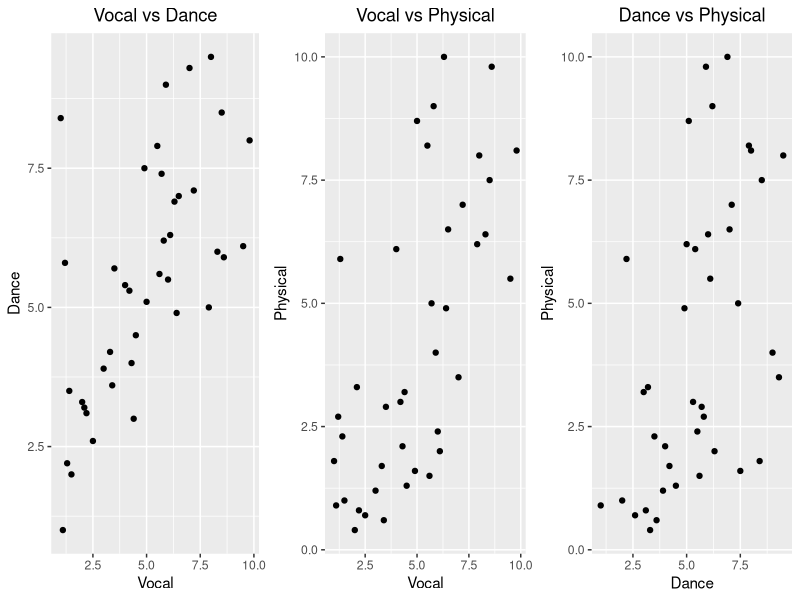
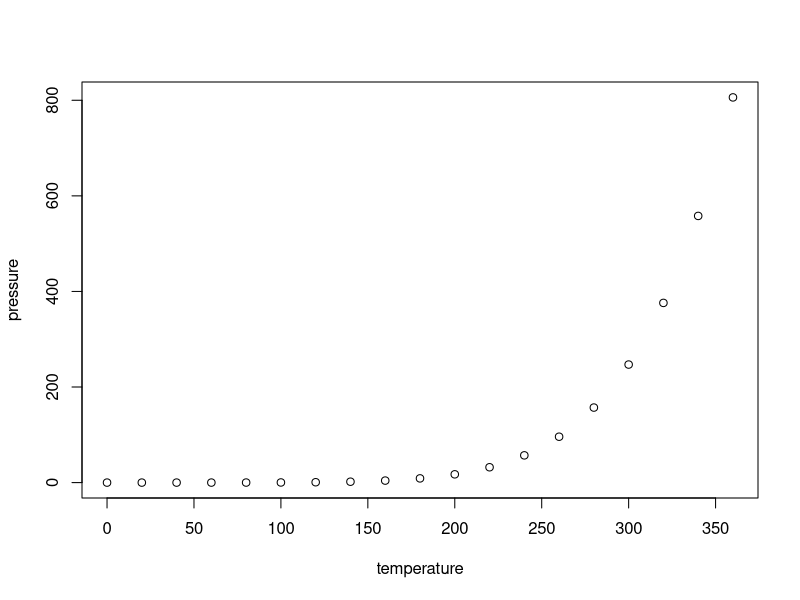

Source code (R) for these figures, in order:
## ---- chunk 1
# %\let\cite\citep
# % from \citep to \cite to cite in author style, e.g. [Mule, 2008]

# % \bibliographystyle{plainnat}
# %\citep: citation in parentheses, e.g. [Mule, 2008]
# %\citet: citation as author, e.g. Mule [2008]
# %\cite: citation as author, \citet by default 
## ---- chunk 2
knitr::opts_chunk$set(echo = TRUE, warning = FALSE, message = FALSE)

def.chunk.hook <- knitr::knit_hooks$get("chunk")
knitr::knit_hooks$set(chunk = function(x, options) {
  x <- def.chunk.hook(x, options)
  ifelse(options$size != "normalsize", paste0("\n \\", options$size,"\n\n", x, "\n\n \\normalsize"), x)
})

knitr::opts_chunk$set(fig.width=6, fig.align = 'center', fig.pos = "H", out.extra = "")
## ---- chunk 3
# Prevent tibble columns from truncating
options(dplyr.width = Inf)
## ---- chunk 4
library(readxl)
idol_school = read_excel("UNFINISHED_Idol_School_Dataset.xlsx",
                         sheet="Idol_School_Dataset")

# Date of birth (DOB) should be date only, not a full timestamp.
idol_school$DOB = as.Date(idol_school$DOB)

columns_to_show = c("Name_Chn", "Name_Eng", "DOB", 
                    "Vocal", "Dance", "Physical", "Overall")

idol_school[1:10, columns_to_show]
## ---- chunk 5
# idol_school[1:20, columns_to_show]
# idol_school[21:30, columns_to_show]
# idol_school[31:41, columns_to_show]
## ---- chunk 6
# We MUST remove the 41st contestant's scores (all zeros).
idol_school = idol_school[1:40,]
## ---- chunk 7
# Hided the sorted scores

vocal_sorted = sort(idol_school$Vocal, decreasing = TRUE)
dance_sorted = sort(idol_school$Dance, decreasing = TRUE)
physical_sorted = sort(idol_school$Physical, decreasing = TRUE)

combined_all_three = cbind(vocal_sorted, dance_sorted, physical_sorted)
sorted_scores_df = as.data.frame(combined_all_three)

# sorted_scores_df[1:10,] # top-10-sorted-scores
# sorted_scores_df[31:40,] # bottom-10-sorted-scores
## ---- chunk 8
# Combine all three summary tables
vocal_summary = summary(idol_school$Vocal)
dance_summary = summary(idol_school$Dance)
physical_summary = summary(idol_school$Physical)

score_summary = rbind(vocal_summary, dance_summary, physical_summary)
row.names(score_summary) = c("Vocal","Dance","Physical")
print(score_summary)
## ---- chunk 9
vocal_vs_dance = round(cor(idol_school$Vocal, idol_school$Dance), 3)
dance_vs_physical = round(cor(idol_school$Dance, idol_school$Physical), 3)
vocal_vs_physical = round(cor(idol_school$Vocal, idol_school$Physical), 3)

# Use the cat function to output multiple lines at a time
cat(paste0("Correlation of vocal and dance:    ", vocal_vs_dance, "\n",
           "Correlation of dance and physical: ", dance_vs_physical, "\n",
           "Correlation of vocal and physical: ", vocal_vs_physical))
## ---- chunk 10
round(cor(idol_school[,c("Vocal","Dance","Physical")]), 3)
## ---- chunk 11

# UNFINISHED HERE
# 1. Set the x-ticks and y-ticks to c(0, 2.5, 5, 7.5, 10)
# 2. Change the colors and/or shapes of the points (optional)
# 3. Write an appropriate figure caption

library(ggplot2)
library(gridExtra)

scatter1 <- ggplot(data = idol_school, aes(x=Vocal, y=Dance)) + 
  geom_point() + ggtitle("Vocal vs Dance") +
  theme(plot.title = element_text(hjust = 0.5))

scatter2 <- ggplot(data = idol_school, aes(x=Vocal, y=Physical)) +
  geom_point() + ggtitle("Vocal vs Physical") +
  theme(plot.title = element_text(hjust = 0.5))

scatter3 <- ggplot(data = idol_school, aes(x=Dance, y=Physical)) + 
  geom_point() + ggtitle("Dance vs Physical") +
  theme(plot.title = element_text(hjust = 0.5))

grid.arrange(scatter1, scatter2, scatter3, ncol=3)
## ---- chunk 12
library(readxl)
produce_48_data = read_excel("UNFINISHED_Idol_School_Dataset.xlsx",
                             sheet="Produce_48_Dataset")

# Date of birth (DOB) should be date only, not a full timestamp.
produce_48_data$DOB = as.Date(produce_48_data$DOB)

columns_to_show = c("Name_Chn", "Name_Eng", "DOB", 
                    "First_Eval", "Second_Eval", "Final_Rank")

produce_48_data[1:20, columns_to_show]
## ---- chunk 13
# UNFINISHED HERE
produce_48_data[81:96, columns_to_show]
## ---- chunk 14
table(produce_48_data$Country)
## ---- chunk 15
table(produce_48_data$First_Eval, dnn="First_Eval")
## ---- chunk 16
table(produce_48_data$Second_Eval, dnn="Second_Eval")
## ---- chunk 17
table(produce_48_data$First_Eval, produce_48_data$Country,
      dnn=c("First_Eval","Country"))
## ---- chunk 18
table(produce_48_data$Second_Eval, produce_48_data$Country,
      dnn=c("Second_Eval","Country"))
## ---- chunk 19
table(produce_48_data$First_Eval, produce_48_data$Second_Eval,
      dnn=c("First_Eval","Second_Eval"))
## ---- chunk 20
inds_A_to_A = which(produce_48_data$First_Eval=="A" & produce_48_data$Second_Eval=="A")
produce_48_data[inds_A_to_A, columns_to_show]
## ---- chunk 21
produce_48_korea = produce_48_data[which(produce_48_data$Country=="Korea"),]
table(produce_48_korea$First_Eval, produce_48_korea$Second_Eval,
      dnn=c("First_Eval","Second_Eval"))
## ---- chunk 22
produce_48_japan = produce_48_data[which(produce_48_data$Country=="Japan"),]
table(produce_48_japan$First_Eval, produce_48_japan$Second_Eval,
      dnn=c("First_Eval","Second_Eval"))
## ---- chunk 23
print("大家好，很高興能認識你們！")
## ---- chunk 24
print("みやわき さくら")
print("宮脇 咲良")
## ---- chunk 25
summary(cars)
## ---- chunk 26
plot(pressure)
